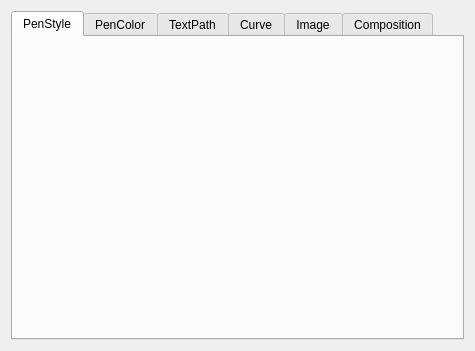
<?xml version="1.0" encoding="UTF-8"?>
<ui version="4.0">
 <class>TabBasic</class>
 <widget class="QWidget" name="TabBasic">
  <property name="geometry">
   <rect>
    <x>0</x>
    <y>0</y>
    <width>475</width>
    <height>351</height>
   </rect>
  </property>
  <property name="windowTitle">
   <string>Form</string>
  </property>
  <layout class="QVBoxLayout" name="verticalLayout">
   <item>
    <widget class="QTabWidget" name="tabWidget">
     <property name="focusPolicy">
      <enum>Qt::NoFocus</enum>
     </property>
     <property name="currentIndex">
      <number>0</number>
     </property>
     <widget class="PenStyle" name="tab_penstyle">
      <attribute name="title">
       <string>PenStyle</string>
      </attribute>
     </widget>
     <widget class="PenColor" name="tab_pencolor">
      <attribute name="title">
       <string>PenColor</string>
      </attribute>
     </widget>
     <widget class="TextPath" name="tab_textpath">
      <attribute name="title">
       <string>TextPath</string>
      </attribute>
     </widget>
     <widget class="BasicCurve" name="tab_curve">
      <attribute name="title">
       <string>Curve</string>
      </attribute>
     </widget>
     <widget class="BasicImage" name="tab_image">
      <attribute name="title">
       <string>Image</string>
      </attribute>
     </widget>
     <widget class="BasicComposition" name="tab_composition">
      <attribute name="title">
       <string>Composition</string>
      </attribute>
     </widget>
    </widget>
   </item>
  </layout>
 </widget>
 <customwidgets>
  <customwidget>
   <class>PenStyle</class>
   <extends>QWidget</extends>
   <header>PenStyle.h</header>
   <container>1</container>
  </customwidget>
  <customwidget>
   <class>PenColor</class>
   <extends>QWidget</extends>
   <header>PenColor.h</header>
   <container>1</container>
  </customwidget>
  <customwidget>
   <class>TextPath</class>
   <extends>QWidget</extends>
   <header>TextPath.h</header>
   <container>1</container>
  </customwidget>
  <customwidget>
   <class>BasicCurve</class>
   <extends>QWidget</extends>
   <header>BasicCurve.h</header>
   <container>1</container>
  </customwidget>
  <customwidget>
   <class>BasicImage</class>
   <extends>QWidget</extends>
   <header>BasicImage.h</header>
   <container>1</container>
  </customwidget>
  <customwidget>
   <class>BasicComposition</class>
   <extends>QWidget</extends>
   <header>BasicComposition.h</header>
   <container>1</container>
  </customwidget>
 </customwidgets>
 <resources/>
 <connections/>
</ui>
